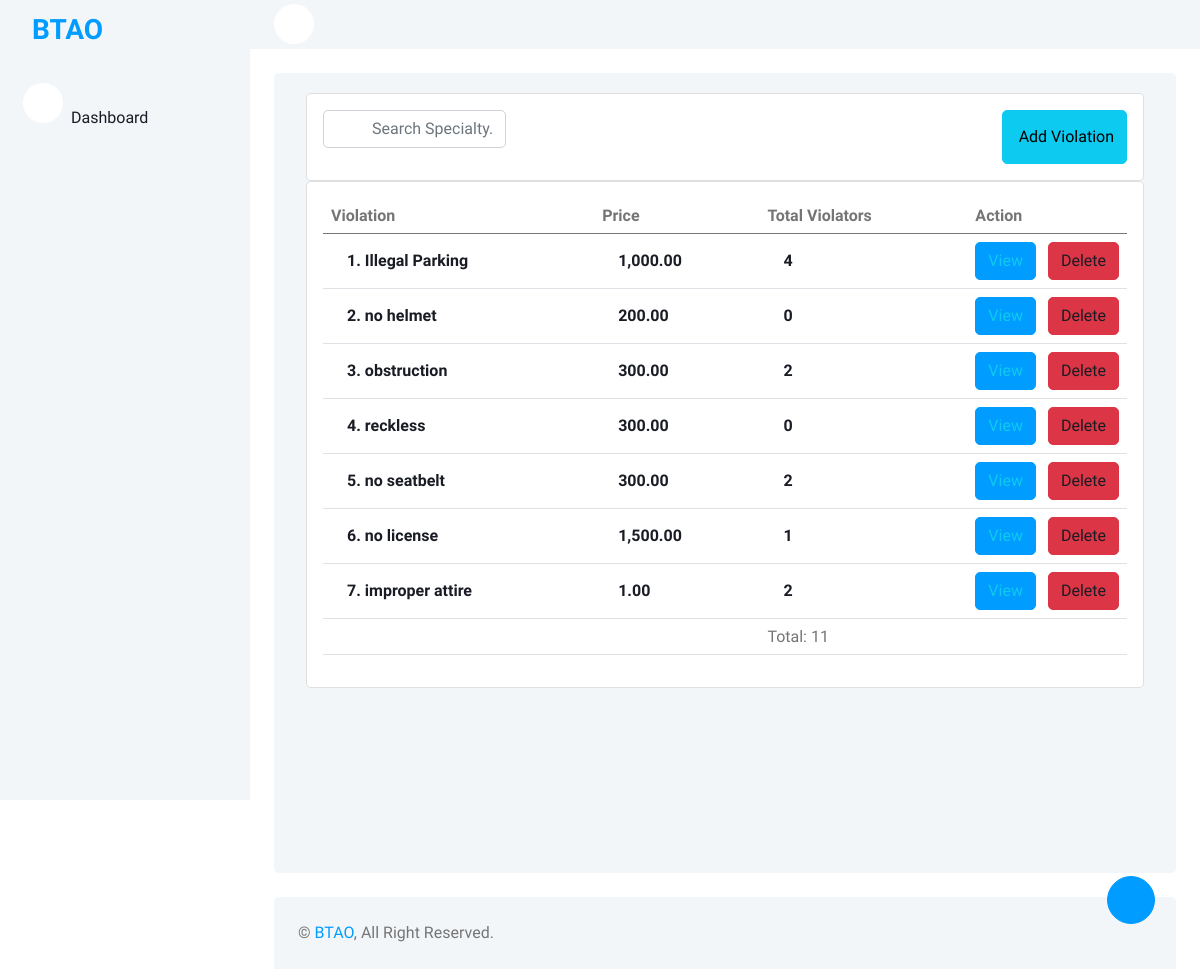
The app's page /pages/penalties.php with its own data.
### tables this page shows
CREATE TABLE `violation` (
  `Id` int(11) NOT NULL,
  `name` varchar(255) DEFAULT NULL,
  `amount` double DEFAULT NULL
);

### config/Models.php (called while the page is built, shortened)
<?php
include "CRUD.php";
include "functions.php";
function violation() {
	$crud = new CRUD;
	$crud->table = "violation";
	return $crud;
}
function penalty_item() {
	$crud = new CRUD;
	$crud->table = "penalty_item";
	return $crud;
}
?>

### config/CRUD.php (called while the page is built)
<?php class CRUD{var $table;var $obj=array();function arrayToQuery($query){$query_array=array();foreach($query as $key=>$key_value){if($key_value=="NOW()"){$query_array[]="$key=$key_value";}else{$query_array[]="$key='".htmlspecialchars($key_value,ENT_QUOTES)."'";}}return implode(', ',$query_array);}function list($query=""){$query=$query?"where ".$query:"";$db=Database::connect();$pdo=$db->prepare("select * from $this->table $query");$pdo->execute();$result=$pdo->fetchAll(PDO::FETCH_OBJ);Database::disconnect();return $result;}function count($query=""){$query=$query?"where ".$query:"";$db=Database::connect();$pdo=$db->prepare("select * from $this->table $query");$pdo->execute();Database::disconnect();return $pdo->rowCount();}function get($args){$db=Database::connect();$pdo=$db->prepare("select * from $this->table where $args");$pdo->execute();$result=$pdo->fetch(PDO::FETCH_OBJ);Database::disconnect();return $result;}function create(){$object=$this->arrayToQuery($this->obj);$db=Database::connect();$pdo=$db->prepare("insert into $this->table set $object");$pdo->execute();Database::disconnect();}function update($args){$object=$this->arrayToQuery($this->obj);$db=Database::connect();$pdo=$db->prepare("update $this->table set $object where $args");$pdo->execute();Database::disconnect();}function delete($args){$db=Database::connect();$pdo=$db->prepare("delete from $this->table where $args");$pdo->execute();Database::disconnect();}} ?>

### config/functions.php (called while the page is built, shortened)
<?php
function format_money($value){
	return number_format($value, 2, '.', ',');
}
?>

### pages/penalties.php (the view, shortened to what this page needs)
<?php
  $ROOT_DIR="../";
  include $ROOT_DIR . "templates/header.php";
  $violation_list = violation()->list();
?>
          <div class="widget-content searchable-container list">
            <div class="card card-body">
              <div class="row">
                <div class="col-md-4 col-xl-3">
                  <form class="position-relative">
                    <input type="text" class="form-control product-search ps-5" id="input-search" placeholder="Search Specialty..." />
                  </form>
                </div>
                <div class="col-md-8 col-xl-9 text-end d-flex justify-content-md-end justify-content-center mt-3 mt-md-0">
                  <a href="javascript:void(0)" id="btn-add-contact" class="btn btn-info d-flex align-items-center">
                    <i class="ti ti-users text-white me-1 fs-5"></i> Add Violation
                  </a>
                </div>
              </div>
            </div>
            <div class="card card-body">
              <div class="table-responsive">
                <table class="table search-table align-middle text-nowrap">
                  <thead class="header-item">
                    <th>Violation</th>
                    <th>Price</th>
                    <th>Total Violators</th>
                    <th width="10%">Action</th>
                  </thead>
                  <tbody>
                    <?php
                    $count = 0;
                    $totalViolations = 0;
                    foreach ($violation_list as $row):
                      $countViolation = penalty_item()->count("violationId=$row->Id");
                      $totalViolations += $countViolation;
                      $count += 1;
                       ?>
                    <tr class="search-items">
                      <td>
                        <div class="d-flex align-items-center">
                          <div class="ms-3">
                            <div class="user-meta-info">
                              <h6 class="user-name mb-0" data-id="<?=$row->Id;?>" data-name="<?=$row->name;?>" data-amount="<?=$row->amount;?>"><?=$count;?>. <?=$row->name;?></h6>
                            </div>
                          </div>
                        </div>
                      </td>
                        <td>
                          <div class="d-flex align-items-center">
                            <div class="ms-3">
                              <div class="user-meta-info">
                                <h6 class="user-name mb-0"><?=format_money($row->amount);?></h6>
                              </div>
                            </div>
                          </div>
                        </td>
                          <td>
                            <div class="d-flex align-items-center">
                              <div class="ms-3">
                                <div class="user-meta-info">
                                  <h6 class="user-name mb-0"><?=$countViolation?></h6>
                                </div>
                              </div>
                            </div>
                          </td>
                      <td>
                        <div class="action-btn">
                          <a href="javascript:void(0)" class="text-info btn btn-primary edit">
                            View
                          </a>
                          <a href="process.php?action=violation-delete&Id=<?=$row->Id?>" class="text-dark ms-2 btn btn-danger">
                            Delete
                          </a>
                        </div>
                      </td>
                    </tr>
                  <?php endforeach; ?>
                  <tr>
                    <td>&nbsp;</td>
                      <td>&nbsp;</td>
                          <td>Total: <?=$totalViolations;?></td>
                            <td>&nbsp;</td>
                  </tr>
                  </tbody>
                </table>
              </div>
            </div>
          </div>
          <?php include $ROOT_DIR . "templates/footer.php"; ?>

### templates/css/style.css (style rules this page uses)
:root { --primary: #009CFF; --light: #F3F6F9; --dark: #191C24; }
.btn { transition: .5s; }
.btn.btn-primary { color: #FFFFFF; }

### records on screen
violation: name "Illegal Parking", amount "1,000.00", countViolation "4"
violation: name "no helmet", amount "200.00", countViolation "0"
violation: name "obstruction", amount "300.00", countViolation "2"
violation: name "reckless", amount "300.00", countViolation "0"
violation: name "no seatbelt", amount "300.00", countViolation "2"
violation: name "no license", amount "1,500.00", countViolation "1"
violation: name "improper attire", amount "1.00", countViolation "2"

### other values on screen
$totalViolations "11"
